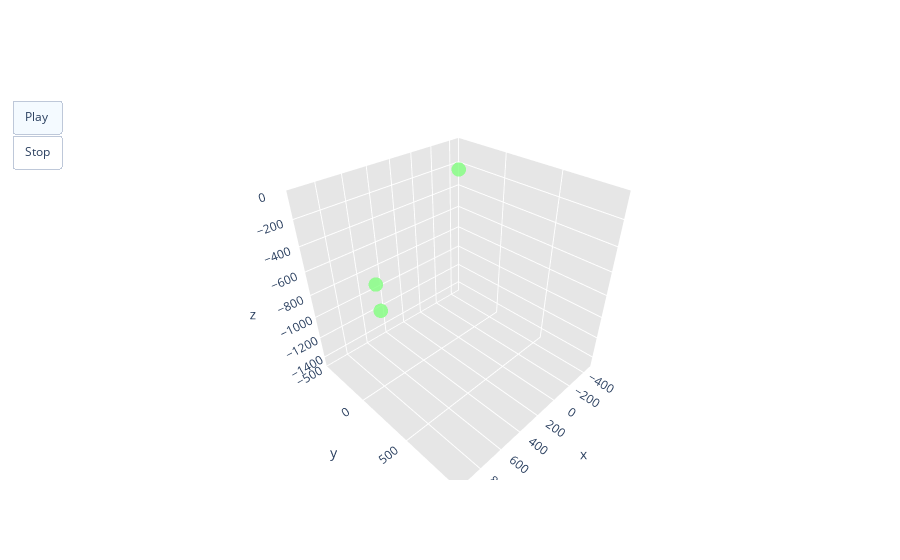

Notebook code cell kept with this figure:
### Code cell
# this cell was copied and pasted straight from the FreeMoCap output .ipynb file

def calculate_axes_means(skeleton_3d_data):
    mx_skel = np.nanmean(skeleton_3d_data[:,0:33,0])
    my_skel = np.nanmean(skeleton_3d_data[:,0:33,1])
    mz_skel = np.nanmean(skeleton_3d_data[:,0:33,2])

    return mx_skel, my_skel, mz_skel

ax_range = 1500

mx_skel, my_skel, mz_skel = calculate_axes_means(freemocap_3d_body_data)

# Create a list of frames
frames = [go.Frame(data=[go.Scatter3d(
    x=freemocap_3d_body_data[i, [11, 13, 15], 0],
    y=freemocap_3d_body_data[i, [11, 13, 15], 1],
    z=freemocap_3d_body_data[i, [11, 13, 15], 2],
    mode='markers',#+text',
    marker=dict(
        size=5,  # Adjust marker size as needed
        color=freemocap_3d_body_data[i, 11:17:2, 1],
        colorscale='Jet',
        opacity=0.8
    )
)], name=str(i),
# add spherical coord annotations -BD
layout = go.Layout(annotations = [
    dict(
        text = "Left shoulder: " + str(freemocap_3d_body_data[i, 30, :]) + 
            # get angle between upper and lower arm
            "Forearm/Upper arm angle: " + str(
                np.arccos(freemocap_3d_body_data[i, 31, :], freemocap_3d_body_data[i, 32, :])
            ),
        x = 0.1, y = 1,
        showarrow = False
    ),
    dict(
        text = "Left elbow: " + str(freemocap_3d_body_data[i, 31, :]),
        x = 0.1, y = 0.9,
        showarrow = False
    ),
    dict(
        text = "Left wrist: " + str(freemocap_3d_body_data[i, 32, :]),
        x = 0.1, y = 0.8,
        showarrow = False
    ),
])
) for i in range(freemocap_3d_body_data.shape[0])]

# Define axis properties
axis = dict(
    showbackground=True,
    backgroundcolor="rgb(230, 230,230)",
    gridcolor="rgb(255, 255, 255)",
    zerolinecolor="rgb(255, 255, 255)",
)

# Create a figure
fig = go.Figure(
    data=[go.Scatter3d(
        x=freemocap_3d_body_data[0, [11, 13, 15], 0],
        y=freemocap_3d_body_data[0, [11, 13, 15], 1],
        z=freemocap_3d_body_data[0, [11, 13, 15], 2],
        mode='markers',
        marker=dict(
            size=5,  # Adjust marker size as needed
            color=freemocap_3d_body_data[0, 11:17:2, 1],
            colorscale='Jet',
            opacity=0.8
        )
    )],
    layout=go.Layout(
        scene=dict(
            xaxis=dict(axis, range = [-500, 1000]),          #range=[mx_skel-ax_range, mx_skel+ax_range]), # Adjust range as needed
            yaxis=dict(axis, range = [-500, 1000]),       #range=[my_skel-ax_range, my_skel+ax_range]), # Adjust range as needed
            zaxis=dict(axis, range = [-1500, 0]),       #range=[mz_skel-ax_range, mz_skel+ax_range]),  # Adjust range as needed
            aspectmode='cube'
        ),
        updatemenus=[dict(
            type='buttons',
            showactive=True,
            buttons=[dict(
                label='Play',
                method='animate',
                args=[None, {"frame": {"duration": 30}}]
            ),
            # add pause button  -BD
            dict(
                args = [[None], {"frame": {"duration": 0, "redraw": False},
                                 "mode": "immediate",
                                 "transition": {"duration": 0}}],
                label = 'Stop',
                method = 'animate'
            )]
        )]
    ),
    frames=frames
)


fig.show()

### Figure 1 — Plotly figure (JSON) as saved in the notebook; plotly's stock layout.template omitted (floating-point values rounded to 4 significant figures)
{"data": [{"marker": {"color": [0, 0, 0], "colorscale": [[0, "rgb(0,0,131)"], [0.2, "rgb(0,60,170)"], [0.4, "rgb(5,255,255)"], [0.6, "rgb(255,255,0)"], [0.8, "rgb(250,0,0)"], [1, "rgb(128,0,0)"]], "opacity": 0.8, "size": 5}, "mode": "markers", "type": "scatter3d", "x": [0, 765.0, 752.3], "y": [0, 0, 0], "z": [0, -572.9, -796.4]}], "layout": {"scene": {"aspectmode": "cube", "xaxis": {"backgroundcolor": "rgb(230, 230,230)", "gridcolor": "rgb(255, 255, 255)", "range": [-500, 1000], "showbackground": true, "zerolinecolor": "rgb(255, 255, 255)"}, "yaxis": {"backgroundcolor": "rgb(230, 230,230)", "gridcolor": "rgb(255, 255, 255)", "range": [-500, 1000], "showbackground": true, "zerolinecolor": "rgb(255, 255, 255)"}, "zaxis": {"backgroundcolor": "rgb(230, 230,230)", "gridcolor": "rgb(255, 255, 255)", "range": [-1500, 0], "showbackground": true, "zerolinecolor": "rgb(255, 255, 255)"}}, "updatemenus": [{"buttons": [{"args": [null, {"frame": {"duration": 30}}], "label": "Play", "method": "animate"}, {"args": [[null], {"frame": {"duration": 0, "redraw": false}, "mode": "immediate", "transition": {"duration": 0}}], "label": "Stop", "method": "animate"}], "showactive": true, "type": "buttons"}]}}
